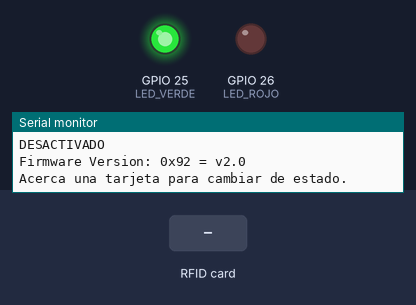
The sketch below on a simulated ESP32. Parts: output pins drawn as LEDs (lit = HIGH), the last lines printed to the serial monitor. The inputs (shaded band) are chosen by the test bench.

Above: at 1.3 s.
1.4 s: RFID card 5E 7A 19 C4 held to the reader
At 2.2 s:
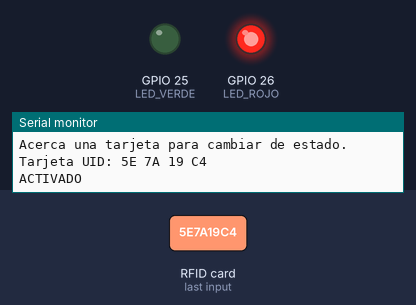
Timing chart, 0 to 4.4 s (numbered marks = the images above; inputs shaded):
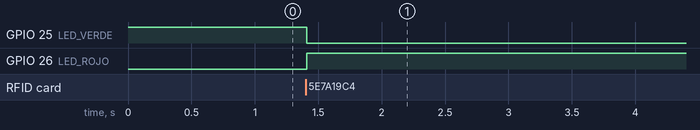

Measured:
- after the input at 1.4 s, GPIO 25 (LED_VERDE): HIGH → LOW at once; GPIO 26 (LED_ROJO): LOW → HIGH at once

The sketch:

original_local.ino
```cpp
#include <SPI.h>
#include <MFRC522.h>

constexpr byte SS_PIN    = 17; constexpr byte RST_PIN   = 23; constexpr byte SCK_PIN   = 18; constexpr byte MISO_PIN  = 21; constexpr byte MOSI_PIN  = 19; constexpr byte IRQ_PIN   = 22;  constexpr byte LED_VERDE = 25; constexpr byte LED_ROJO  = 26;

MFRC522 lector(SS_PIN, RST_PIN);

bool activado = false;

void actualizarEstado() {
  digitalWrite(LED_VERDE, activado ? LOW : HIGH);
  digitalWrite(LED_ROJO,  activado ? HIGH : LOW);

  Serial.println(activado ? "ACTIVADO" : "DESACTIVADO");
}

void setup() {
  Serial.begin(115200);

  pinMode(LED_VERDE, OUTPUT);
  pinMode(LED_ROJO, OUTPUT);
  pinMode(IRQ_PIN, INPUT);

  actualizarEstado();

  SPI.begin(SCK_PIN, MISO_PIN, MOSI_PIN, SS_PIN);
  lector.PCD_Init();
  delay(50);

  // Muestra información para comprobar la comunicación con el lector.
  lector.PCD_DumpVersionToSerial();

  Serial.println("Acerca una tarjeta para cambiar de estado.");
}

void loop() {
  if (!lector.PICC_IsNewCardPresent()) {
    return;
  }

  if (!lector.PICC_ReadCardSerial()) {
    return;
  }

  Serial.print("Tarjeta UID:");
  for (byte i = 0; i < lector.uid.size; i++) {
    Serial.print(lector.uid.uidByte[i] < 0x10 ? " 0" : " ");
    Serial.print(lector.uid.uidByte[i], HEX);
  }
  Serial.println();

  activado = !activado;
  actualizarEstado();

  // Pausa esta tarjeta hasta retirarla y volver a acercarla.
  lector.PICC_HaltA();
  lector.PCD_StopCrypto1();

  delay(300);
}
```
